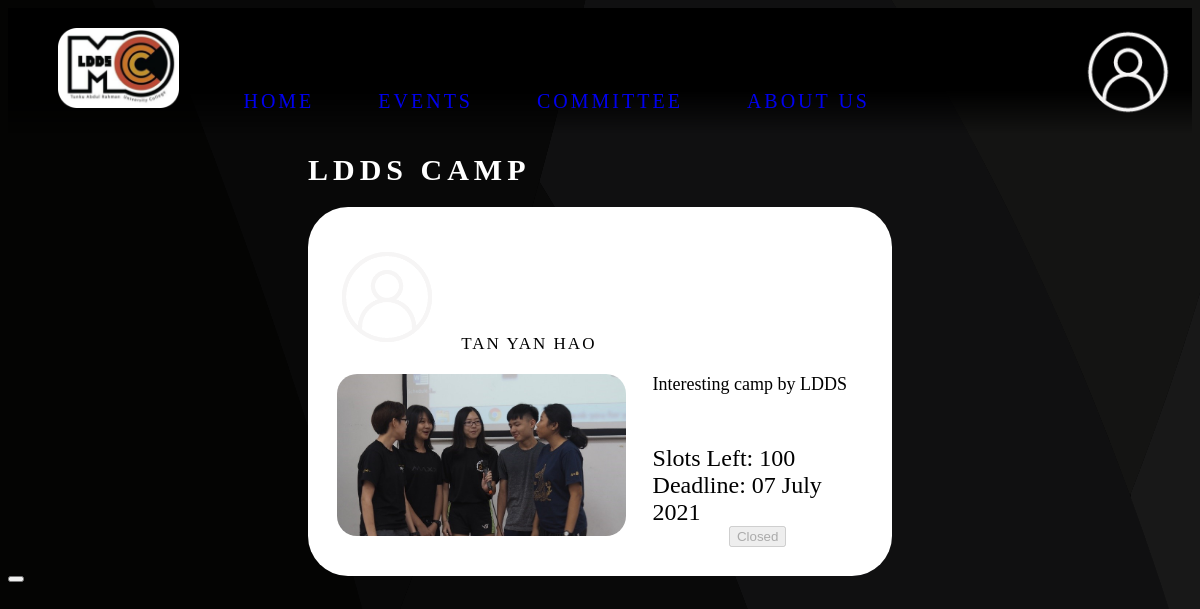
The app's page /event/5 with its own data.
### tables this page shows
CREATE TABLE `event` (
  `id` int(11) NOT NULL,
  `name` varchar(45) NOT NULL,
  `description` varchar(250) NOT NULL,
  `date` date NOT NULL,
  `start_time` time NOT NULL,
  `end_time` time NOT NULL,
  `venue` varchar(20) NOT NULL,
  `capacity` int(11) NOT NULL,
  `deadline` date NOT NULL,
  `person_in_charge` varchar(10) NOT NULL
);

CREATE TABLE `member` (
  `name` varchar(30) NOT NULL,
  `img_path` varchar(30) DEFAULT 'default.png',
  `student_id` varchar(10) NOT NULL,
  `password` varchar(65) NOT NULL,
  `ic_no` varchar(15) NOT NULL,
  `email` varchar(50) NOT NULL,
  `phone_no` varchar(12) NOT NULL,
  `faculty` varchar(5) NOT NULL,
  `course_code` varchar(3) NOT NULL,
  `permission_level` int(10) NOT NULL DEFAULT 0
);

### events/event_info.php (the view, shortened to what this page needs)
<?php
require_once('../banner.php');
if ($_SERVER['REQUEST_METHOD'] == "GET") {
    if (isset($_GET['eventID'])) {
        require_once("./../config/conn.php");
        $query = $conn->prepare("SELECT * FROM event WHERE id=?");
        $query->bind_param("s", $_GET['eventID']);
        $query->execute();
        $result = $query -> get_result();
        if ($result->num_rows == 1) {
            $eventInfo = $result->fetch_assoc();
            $query2 = $conn->prepare("SELECT COUNT(*) AS slots_taken FROM event_registration WHERE event_id=?");
            $query2->bind_param("s", $eventInfo['id']);
            $query2->execute();
            $registrationResult = $query2->get_result();
            $slotsTaken = $registrationResult->fetch_assoc()['slots_taken'];
            $query3 = $conn->prepare("SELECT COUNT(*) AS registration_no FROM event_registration WHERE event_id=? AND student_id=?");
            $query3->bind_param("ss", $eventInfo['id'], $_SESSION['student_id']);
            $query3->execute();
            $studentRegistrationResult = $query3->get_result();
            $eventJoined = ($studentRegistrationResult->fetch_assoc()['registration_no'] == 1) ? true: false;
            if (!$eventJoined) {
                if (date("Y-m-d",time()) > $eventInfo['deadline']) {
                    $eventJoined = true;
                }
            }
            $query4 = $conn->prepare("SELECT * FROM member WHERE student_id=?");
            $query4->bind_param("s", $eventInfo['person_in_charge']);
            $query4->execute();
            $PIC_Result = $query4 -> get_result();
            $PIC_Info = $PIC_Result->fetch_assoc();
        }
    }
}
?>
<!DOCTYPE html>
<html lang="en">
<head>
    <link rel="stylesheet" href="https://code.getmdl.io/1.3.0/material.grey-orange.min.css" />
    <link rel="stylesheet" href="/wst-ldds/style/main.css">
    <link rel="stylesheet" href="/wst-ldds/style/events.css">
</head>
<body class="hidden-scrollbar">
    <div class="content info-content">
        <h1><?php echo $eventInfo['name'];?></h1>
        <div class="event-info">
            <div class="person-in-charge">
                <img src="/wst-ldds/profile/images/<?php echo $PIC_Info['img_path'] ?? "default.png"; ?>">
                <span> <?php echo $PIC_Info['name']; ?> </span>
            </div>
            <div class="event-img">
                <img src="/wst-ldds/style/images/carousel/JLC.jpg">
            </div>
            <div class="event-details">
                <div class="desc">
                    <?php echo $eventInfo['description'];?>
                </div>
                <div class="slots-left">
                    Slots Left: <?php echo $eventInfo['capacity']-$slotsTaken;?>
                </div>
                <div class="deadline">
                    Deadline: <?php echo date("d F Y", strtotime($eventInfo['deadline']));?>
                </div>
                <div class="join-btn">
                    <button class="mdl-button mdl-js-button mdl-button--raised mdl-js-ripple-effect mdl-button--accent" id="join-btn" <?php echo ($eventJoined) ? "disabled": "";?>>
                        <?php echo ($eventJoined) ? ((date("Y-m-d",time()) > $eventInfo['deadline']) ? "Closed": "Joined"): " Join";?>
                    </button>
                </div>
            </div>
        </div>
    </div>
    <div id="join-success-msg" class="mdl-js-snackbar mdl-snackbar">
        <button class="mdl-snackbar__action " type="button"></button>
    </div>
</body>
</html>

### style/main.css (style rules this page uses)
body { background: url('./images/bg.svg') fixed; background-size: cover; overflow-x: hidden; overflow-y: overlay; }
.content { padding: 0 80px; color: white; }
.content h1 { font-size: 30px; text-transform: uppercase; letter-spacing: 5px; }
.deadline { left: 0px; }

### style/events.css (style rules this page uses)
.info-content { padding: 0 300px; }
.event-info { position: relative; border-radius: 40px; color: black; background: white; padding: 40px 5%; }
.person-in-charge { padding-bottom: 20px; }
.person-in-charge > img { border-radius: 50%; width: 100px; }
.person-in-charge > span { vertical-align: middle; text-transform: uppercase; letter-spacing: 2px; padding: 0 20px; font-size: 17px; }
.event-img { display: inline-block; position: relative; width: 55%; }
.event-img > img { width: 100%; border-radius: 20px; }
.event-details { float: right; width: 40%; }
div .slots-left { font-size: small }
.event-details > .desc { font-size: 18px; padding-bottom: 50px; }
.event-details > .slots-left, .event-details > .deadline { font-size: 24px; display: inline-block; }
.event-details > .deadline { float: right; }
.event-details > .join-btn { margin: 40px 0; text-align: center; }

### records on screen
event: name "LDDS CAMP", description "Interesting camp by LDDS", $eventInfo['capacity']-$slotsTaken "100", deadline "07 July 2021"
member: img_path (placeholder picture), name "TAN YAN HAO"
